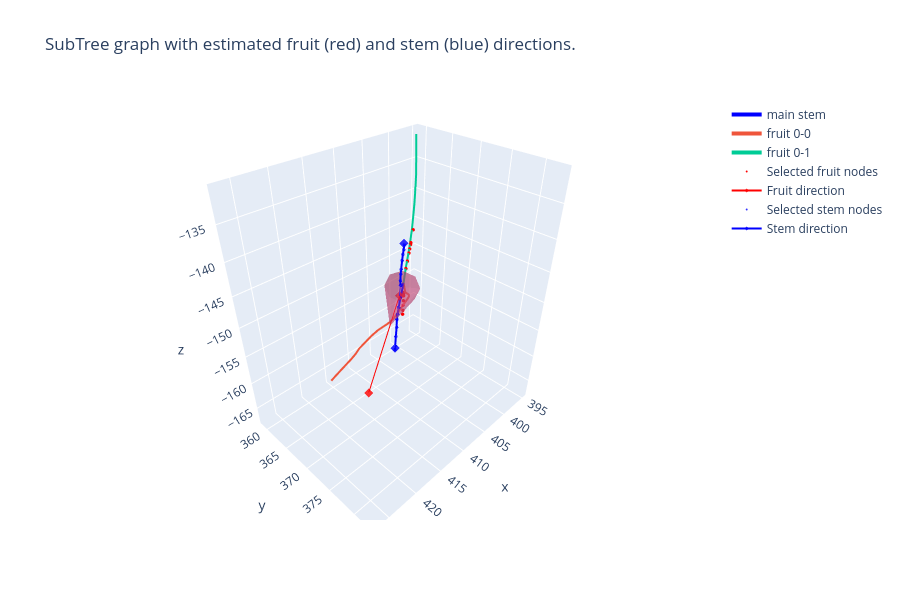

The notebook cell saved with this chart:
### Markdown cell above
### Visualize the estimated directions

### Code cell
fig = plotly_treegraph(subtree, height=600,
                       title="SubTree graph with estimated fruit (red) and stem (blue) directions.")

# Add selected fruit nodes as red points:
x, y, z = fruit_points.T
fig.add_scatter3d(x=x, y=y, z=z, mode="markers", name="Selected fruit nodes",
                  marker=dict(color='red', size=2, opacity=1))
# Add best fit for projected fruit nodes as red line:
linepts = fruit_dir * np.mgrid[0:20:2j][:, np.newaxis] + stem_mean
x, y, z = linepts.T
fig.add_scatter3d(x=x, y=y, z=z, mode="markers+lines", name="Fruit direction",
                  marker=dict(color='red', size=3, opacity=0.8, symbol="diamond"))
# Add estimated fruit vector as red cone:
x, y, z = stem_mean.T  # cone origin is located at stem mean point
u, v, w = fruit_dir.T
fig.add_cone(x=[x], y=[y], z=[z], u=[u], v=[v], w=[w], name="Fruit direction",
             sizemode="scaled", sizeref=10, showscale=False, opacity=0.4)

# Add selected stem nodes as blue points:
x, y, z = stem_points.T
fig.add_scatter3d(x=x, y=y, z=z, mode="markers", name="Selected stem nodes",
                  marker=dict(color='blue', size=2, opacity=0.8))
# Add best fit for projected stem nodes as blue line:
mini = euclidean(stem_mean, stem_points[0])  # distance to the lowest stem point
maxi = euclidean(stem_mean, stem_points[-1])  # distance to the highest stem point
linepts = stem_dir * np.mgrid[-mini:maxi:2j][:, np.newaxis] + stem_mean
x, y, z = linepts.T
fig.add_scatter3d(x=x, y=y, z=z, mode="markers+lines", name="Stem direction",
                  marker=dict(color='blue', size=3, opacity=0.8, symbol="diamond"))

### Figure 1 — Plotly figure (JSON) as saved in the notebook; plotly's stock layout.template omitted (floating-point values rounded to 4 significant figures)
{"data": [{"hovertemplate": ["x: %{x}<br>y: %{y}<br>z: %{z}<br>node_id: 339<br>type: main stem", "x: %{x}<br>y: %{y}<br>z: %{z}<br>node_id: 405<br>type: main stem", "x: %{x}<br>y: %{y}<br>z: %{z}<br>node_id: 631<br>type: main stem", "x: %{x}<br>y: %{y}<br>z: %{z}<br>node_id: 93<br>type: main stem", "x: %{x}<br>y: %{y}<br>z: %{z}<br>node_id: 406<br>type: main stem", "x: %{x}<br>y: %{y}<br>z: %{z}<br>node_id: 871<br>type: main stem", "x: %{x}<br>y: %{y}<br>z: %{z}<br>node_id: 879<br>type: main stem", "x: %{x}<br>y: %{y}<br>z: %{z}<br>node_id: 942<br>type: main stem", "x: %{x}<br>y: %{y}<br>z: %{z}<br>node_id: 938<br>type: main stem", "x: %{x}<br>y: %{y}<br>z: %{z}<br>node_id: 940<br>type: main stem", "x: %{x}<br>y: %{y}<br>z: %{z}<br>node_id: 266<br>type: main stem", "x: %{x}<br>y: %{y}<br>z: %{z}<br>node_id: 1<br>type: main stem", "x: %{x}<br>y: %{y}<br>z: %{z}<br>node_id: 594<br>type: main stem", "x: %{x}<br>y: %{y}<br>z: %{z}<br>node_id: 595<br>type: main stem", "x: %{x}<br>y: %{y}<br>z: %{z}<br>node_id: 727<br>type: main stem", "x: %{x}<br>y: %{y}<br>z: %{z}<br>node_id: 268<br>type: main stem", "x: %{x}<br>y: %{y}<br>z: %{z}<br>node_id: 728<br>type: main stem", "x: %{x}<br>y: %{y}<br>z: %{z}<br>node_id: 298<br>type: main stem"], "line": {"color": "blue", "width": 4}, "mode": "lines", "name": "main stem", "type": "scatter3d", "x": [411.1, 411.1, 411.1, 411.0, 410.9, 410.8, 410.4, 409.7, 408.0, 409.8, 410.2, 410.5, 410.8, 410.8, 410.7, 410.6, 410.6, 410.6], "y": [370.6, 370.7, 370.7, 370.8, 370.8, 370.9, 370.7, 370.3, 369.2, 370.5, 370.8, 371.1, 371.4, 371.4, 371.5, 371.6, 371.7, 371.8], "z": [-156.1, -155.4, -153.7, -152.1, -150.8, -149.9, -149.1, -148.0, -146.8, -145.8, -145.5, -144.5, -143.3, -142.6, -141.3, -140.4, -139.6, -138.9]}, {"hovertemplate": ["x: %{x}<br>y: %{y}<br>z: %{z}<br>node_id: 938<br>type: fruit 0-0", "x: %{x}<br>y: %{y}<br>z: %{z}<br>node_id: 897<br>type: fruit 0-0", "x: %{x}<br>y: %{y}<br>z: %{z}<br>node_id: 557<br>type: fruit 0-0", "x: %{x}<br>y: %{y}<br>z: %{z}<br>node_id: 122<br>type: fruit 0-0", "x: %{x}<br>y: %{y}<br>z: %{z}<br>node_id: 121<br>type: fruit 0-0", "x: %{x}<br>y: %{y}<br>z: %{z}<br>node_id: 909<br>type: fruit 0-0", "x: %{x}<br>y: %{y}<br>z: %{z}<br>node_id: 913<br>type: fruit 0-0", "x: %{x}<br>y: %{y}<br>z: %{z}<br>node_id: 51<br>type: fruit 0-0", "x: %{x}<br>y: %{y}<br>z: %{z}<br>node_id: 868<br>type: fruit 0-0", "x: %{x}<br>y: %{y}<br>z: %{z}<br>node_id: 50<br>type: fruit 0-0", "x: %{x}<br>y: %{y}<br>z: %{z}<br>node_id: 104<br>type: fruit 0-0", "x: %{x}<br>y: %{y}<br>z: %{z}<br>node_id: 912<br>type: fruit 0-0", "x: %{x}<br>y: %{y}<br>z: %{z}<br>node_id: 490<br>type: fruit 0-0", "x: %{x}<br>y: %{y}<br>z: %{z}<br>node_id: 183<br>type: fruit 0-0", "x: %{x}<br>y: %{y}<br>z: %{z}<br>node_id: 184<br>type: fruit 0-0", "x: %{x}<br>y: %{y}<br>z: %{z}<br>node_id: 923<br>type: fruit 0-0", "x: %{x}<br>y: %{y}<br>z: %{z}<br>node_id: 260<br>type: fruit 0-0", "x: %{x}<br>y: %{y}<br>z: %{z}<br>node_id: 261<br>type: fruit 0-0", "x: %{x}<br>y: %{y}<br>z: %{z}<br>node_id: 867<br>type: fruit 0-0", "x: %{x}<br>y: %{y}<br>z: %{z}<br>node_id: 866<br>type: fruit 0-0", "x: %{x}<br>y: %{y}<br>z: %{z}<br>node_id: 865<br>type: fruit 0-0", "x: %{x}<br>y: %{y}<br>z: %{z}<br>node_id: 908<br>type: fruit 0-0"], "line": {"width": 4}, "mode": "lines", "name": "fruit 0-0", "type": "scatter3d", "x": [408.0, 407.6, 407.2, 406.4, 406.0, 406.0, 406.1, 406.2, 406.2, 406.4, 406.6, 406.9, 407.8, 408.7, 409.4, 410.4, 411.1, 411.9, 412.8, 413.7, 414.1, 414.9], "y": [369.2, 369.2, 369.0, 368.7, 368.4, 367.8, 367.3, 366.7, 366.2, 365.4, 365.0, 364.6, 363.5, 362.8, 362.3, 361.7, 361.5, 361.2, 360.7, 360.2, 359.9, 359.5], "z": [-146.8, -148.6, -149.0, -149.7, -150.5, -151.5, -152.5, -153.6, -154.4, -156.0, -156.5, -157.0, -158.3, -159.4, -160.4, -161.6, -162.4, -163.3, -164.4, -165.6, -166.1, -167.1]}, {"hovertemplate": ["x: %{x}<br>y: %{y}<br>z: %{z}<br>node_id: 938<br>type: fruit 0-1", "x: %{x}<br>y: %{y}<br>z: %{z}<br>node_id: 523<br>type: fruit 0-1", "x: %{x}<br>y: %{y}<br>z: %{z}<br>node_id: 852<br>type: fruit 0-1", "x: %{x}<br>y: %{y}<br>z: %{z}<br>node_id: 943<br>type: fruit 0-1", "x: %{x}<br>y: %{y}<br>z: %{z}<br>node_id: 524<br>type: fruit 0-1", "x: %{x}<br>y: %{y}<br>z: %{z}<br>node_id: 816<br>type: fruit 0-1", "x: %{x}<br>y: %{y}<br>z: %{z}<br>node_id: 558<br>type: fruit 0-1", "x: %{x}<br>y: %{y}<br>z: %{z}<br>node_id: 945<br>type: fruit 0-1", "x: %{x}<br>y: %{y}<br>z: %{z}<br>node_id: 596<br>type: fruit 0-1", "x: %{x}<br>y: %{y}<br>z: %{z}<br>node_id: 560<br>type: fruit 0-1", "x: %{x}<br>y: %{y}<br>z: %{z}<br>node_id: 54<br>type: fruit 0-1", "x: %{x}<br>y: %{y}<br>z: %{z}<br>node_id: 52<br>type: fruit 0-1", "x: %{x}<br>y: %{y}<br>z: %{z}<br>node_id: 53<br>type: fruit 0-1", "x: %{x}<br>y: %{y}<br>z: %{z}<br>node_id: 779<br>type: fruit 0-1", "x: %{x}<br>y: %{y}<br>z: %{z}<br>node_id: 187<br>type: fruit 0-1", "x: %{x}<br>y: %{y}<br>z: %{z}<br>node_id: 123<br>type: fruit 0-1", "x: %{x}<br>y: %{y}<br>z: %{z}<br>node_id: 269<br>type: fruit 0-1", "x: %{x}<br>y: %{y}<br>z: %{z}<br>node_id: 597<br>type: fruit 0-1", "x: %{x}<br>y: %{y}<br>z: %{z}<br>node_id: 125<br>type: fruit 0-1"], "line": {"width": 4}, "mode": "lines", "name": "fruit 0-1", "type": "scatter3d", "x": [408.0, 406.5, 405.5, 404.6, 404.1, 403.7, 403.5, 402.1, 400.7, 399.8, 398.9, 398.5, 398.4, 398.0, 397.6, 396.7, 395.8, 395.3, 395.0], "y": [369.2, 368.1, 367.5, 366.8, 366.5, 366.2, 366.0, 365.1, 364.0, 363.3, 362.6, 362.2, 362.2, 361.8, 361.5, 360.7, 359.8, 359.3, 358.9], "z": [-146.8, -145.6, -145.0, -144.4, -144.0, -143.6, -143.4, -142.1, -140.5, -139.3, -138.1, -137.6, -137.5, -136.8, -136.1, -134.7, -133.0, -132.0, -131.3]}, {"marker": {"color": "red", "opacity": 1, "size": 2}, "mode": "markers", "name": "Selected fruit nodes", "type": "scatter3d", "x": [405.9, 406.4, 406.8, 406.5, 404.1, 407.5, 403.4, 403.6, 405.5, 405.7, 407.8, 406.2, 406.1, 404.6, 402.0], "y": [367.0, 367.7, 368.1, 368.1, 366.6, 368.6, 366.1, 366.3, 367.5, 366.9, 368.9, 367.5, 367.3, 366.9, 365.3], "z": [-153.6, -150.4, -149.7, -145.6, -144.0, -149.0, -143.4, -143.6, -145.0, -154.5, -148.6, -151.5, -152.5, -144.4, -142.2]}, {"marker": {"color": "red", "opacity": 0.8, "size": 3, "symbol": "diamond"}, "mode": "markers+lines", "name": "Fruit direction", "type": "scatter3d", "x": [410.6, 426.8], "y": [371.0, 382.7], "z": [-146.9, -145.5]}, {"name": "Fruit direction", "opacity": 0.4, "showscale": false, "sizemode": "scaled", "sizeref": 10, "type": "cone", "u": [0.8084], "v": [0.5843], "w": [0.07123], "x": [410.6], "y": [371.0], "z": [-146.9]}, {"marker": {"color": "blue", "opacity": 0.8, "size": 2}, "mode": "markers", "name": "Selected stem nodes", "type": "scatter3d", "x": [411.1, 411.1, 411.1, 411.0, 410.9, 410.8, 410.4, 409.7, 409.8, 410.2, 410.5, 410.8, 410.8, 410.7, 410.6, 410.6, 410.6], "y": [370.6, 370.7, 370.7, 370.8, 370.8, 370.9, 370.7, 370.3, 370.5, 370.8, 371.1, 371.4, 371.4, 371.5, 371.6, 371.7, 371.8], "z": [-156.1, -155.4, -153.7, -152.1, -150.8, -149.9, -149.1, -148.0, -145.8, -145.5, -144.5, -143.3, -142.6, -141.3, -140.4, -139.6, -138.9]}, {"marker": {"color": "blue", "opacity": 0.8, "size": 3, "symbol": "diamond"}, "mode": "markers+lines", "name": "Stem direction", "type": "scatter3d", "x": [410.9, 410.4], "y": [370.4, 371.5], "z": [-156.1, -138.9]}], "layout": {"height": 600, "scene": {"aspectmode": "data"}, "showlegend": true, "title": {"text": "SubTree graph with estimated fruit (red) and stem (blue) directions."}, "width": 900}}
